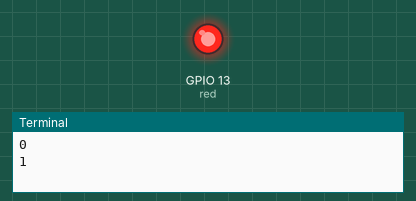
Simulated run of this program. Board: Raspberry Pi (BCM pin numbers). Shown: output pins drawn as LEDs (lit = HIGH), the last lines printed to the terminal. At 5.0 s the program stops and its outputs stay as they are.

Above: at 0.1 s.
At 5.1 s:
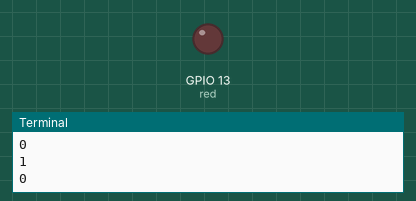
Timing chart, 0 to 6.5 s (numbered marks = the images above):
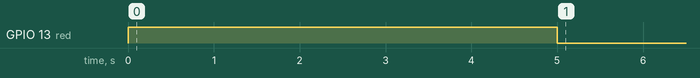

The program:

GPIO-ZERO.py
```python
from gpiozero import LED
from time import sleep
from signal import pause

red =LED(13)

# 1초 on 1초 off 1초 on 1초 off 1초 on 1초 off 1초 on 1초 off 1초 on 1초 off
# while True:
#     red.on()
#     sleep(1)
#     red.off()
#     sleep(1)

# red.blink() # 스레드로 동작(기본) --> 데몬스레드
# sleep(3)
# #pause() # 스레드가 다르기 때문에 pause를 해도 blink()는 여전히 진행된다.
# red.blink(on_time=0.5, off_time=0.5)
# sleep(5)

# red.blink(on_time=0.2, off_time=2)
# sleep(10)

print(red.value)

# @property
# def month(self):   # getter
#     return self.__month

# @month.setter
# def month(self, month):
#     if 1<=month <=12:
#         self.__month = month

#

# led 켜짐 ㄷㄷ; because 변수가 아닌 -property- 이기 때문
# *변수*처럼 사용하지만 실제론 *함수*임!!
red.value = 1  # setter 호출
print(red.value) # getter 호출
sleep(5)

red.value = 0
print(red.value)
```
